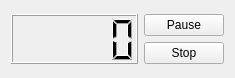
<?xml version="1.0" encoding="UTF-8"?>
<ui version="4.0">
 <class>timerWidget</class>
 <widget class="QWidget" name="timerWidget">
  <property name="geometry">
   <rect>
    <x>0</x>
    <y>0</y>
    <width>235</width>
    <height>78</height>
   </rect>
  </property>
  <property name="windowTitle">
   <string>Form</string>
  </property>
  <layout class="QGridLayout" name="gridLayout">
   <item row="0" column="1">
    <layout class="QHBoxLayout" name="horizontalLayout">
     <item>
      <layout class="QVBoxLayout" name="verticalLayout">
       <item>
        <widget class="QPushButton" name="pauseButton">
         <property name="text">
          <string>Pause</string>
         </property>
        </widget>
       </item>
       <item>
        <widget class="QPushButton" name="StopButton">
         <property name="text">
          <string>Stop</string>
         </property>
        </widget>
       </item>
      </layout>
     </item>
    </layout>
   </item>
   <item row="0" column="0">
    <widget class="QLCDNumber" name="lcdNumber">
     <property name="sizePolicy">
      <sizepolicy hsizetype="Expanding" vsizetype="Minimum">
       <horstretch>0</horstretch>
       <verstretch>0</verstretch>
      </sizepolicy>
     </property>
    </widget>
   </item>
  </layout>
 </widget>
 <resources/>
 <connections/>
</ui>
